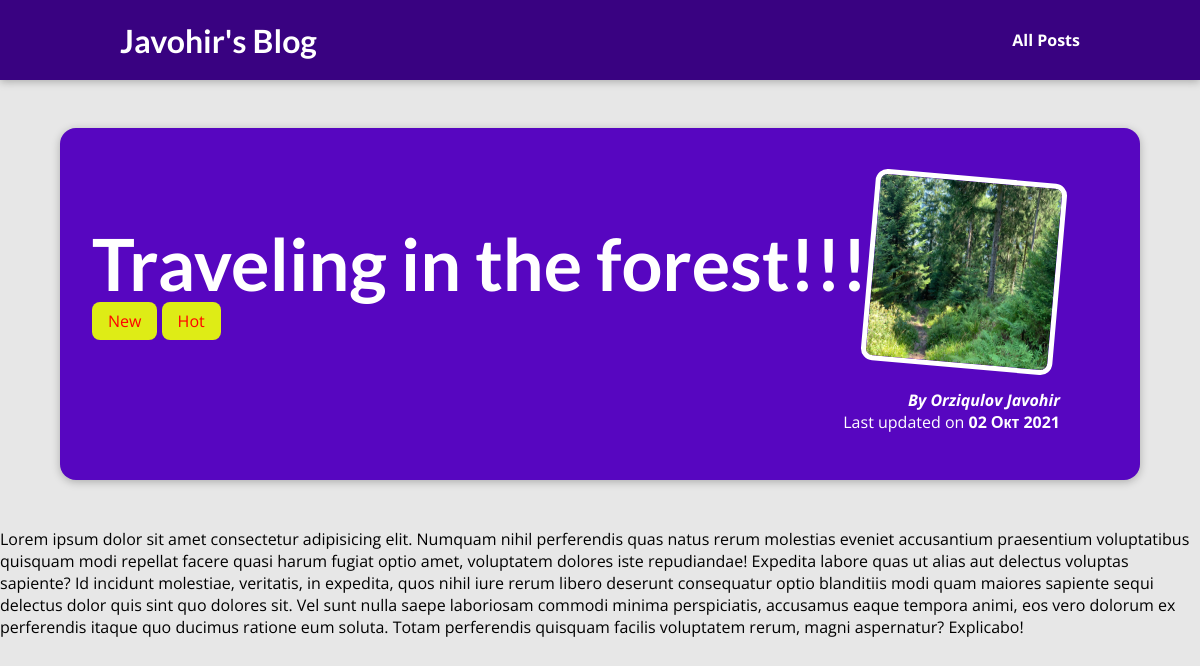
The app's page /blog/posts/traveling-in-the-forest with its own data.
### blog/models.py (models this page shows, shortened)
class Post(models.Model):
    title = models.CharField(max_length=50)
    excerpt = models.CharField(max_length=100)
    image = models.CharField(max_length=50, null=True)
    date = models.DateField(auto_now=True)
    author = models.ForeignKey(Author, on_delete=models.SET_NULL,  null=True, blank=True, related_name='posts')
    slug = models.SlugField(unique=True, db_index=True, null=True)
    content = models.TextField(validators=[MinLengthValidator(10), MaxLengthValidator(800)], null=True)
    caption = models.ManyToManyField(Tag)

class Tag(models.Model):
    caption = models.CharField(max_length=20)

class Author(models.Model):
    first_name = models.CharField(max_length=50)
    last_name = models.CharField(max_length=50)
    e_mail = models.EmailField(max_length=254)
    def __str__(self):
        return f"{self.first_name} {self.last_name} "

### blog/views.py (the view)
# urls.py: path("posts/<slug:slug>", views.post_detail, name="post-detail-page"),
def post_detail(request, slug):
    identified_post = get_object_or_404(Post, slug = slug)
    return render(request,"blog/post_detail.html", {
        'post': identified_post,
        'post_tags': identified_post.caption.all()
    })

### blog/templates/blog/post_detail.html (shortened to what this page needs)
{% extends 'base.html' %}
{% load static %}
{% block css_files %}
    <link rel="stylesheet" href="{% static 'blog/post_detail.css' %}"/>
    <section id="summary">
    <h2>{{post.title}}</h2>
    <div>
        {% for tag in post_tags%}
        <span class = 'tag'>{{tag.caption}}</span>
        {% endfor %}
    </div>
    <article>
        <img src="{% static 'blog/images/'|add:post.image %}" alt="{{post.title}}">
        <address>By <a href="mailto:{{post.author.e_mail}}">{{post.author}}</a>    </address>
        <div>
            Last updated on <time>{{post.date|date:"d M Y"}}<time>
        </div>
    </article>
    </section>
    <main>
        {{post.content| linebreaks}}
    </main>
{% endblock  %}

### templates/base.html (shortened to what this page needs)
{% load static %}
<!DOCTYPE html>
<html lang="en">
<head>
    <link rel="stylesheet" href=" {% static 'app.css' %}" >
    {% block css_files %}{% endblock  %}
</head>
<body>
    <header id="main-navigation">
        <h1> <a href="{% url 'starting-page' %}">Javohir's Blog</a> </h1>
        <nav>
            <a href="{% url 'posts-page' %}">All Posts</a>
        </nav>
    </header>
</body>
</html>

### static/app.css (style rules this page uses)
* { box-sizing: border-box; }
html { font-family: 'Open Sans', 'Lato', sans-serif; }
body { margin: 0; }
h1, h2, h3 { font-family: 'Lato', sans-serif; font-weight: bold; }
#main-navigation { width: 100%; height: 5rem; display: flex; justify-content: space-between; align-items: center; padding: 0 10%; position: absolute; top: 0; left: 0; }
#main-navigation a { text-decoration: none; color: white; font-weight: bold; }

### blog/static/blog/post_detail.css (style rules this page uses)
body { background-color: #e7e7e7; }
#main-navigation { background-color: #390281; box-shadow: 0 2px 8px rgba(0, 0, 0, 0.25); }
#summary { margin: 8rem auto 3rem auto; padding: 2rem; width: 90%; max-width: 90rem; border-radius: 16px; background-color: #5706c0; position: relative; box-shadow: 0 2px 8px rgba(0, 0, 0, 0.25); height: 22rem; }
#summary h2 { color: white; font-size: 4.5rem; margin-bottom: 0.25rem; }
#summary article { position: absolute; top: 2rem; right: 3rem; padding: 1rem 2rem; border-radius: 12px; text-align: right; color: white; }
#summary article img { width: 12rem; height: 12rem; border-radius: 12px; transform: rotateZ(5deg); border: 5px solid white; margin-bottom: 1rem; }
#summary address { font-weight: bold; }
#summary a { color: white; text-decoration: none; }
#summary time { font-weight: bold; }
.tag { background-color: rgb(222, 236, 22); color: red; padding: 0.5rem 1rem; border-radius: 8px; }

### records on screen
Post: title "Traveling in the forest!!!", image (picture), author "Orziqulov Javohir", date "02 Окт 2021", content "Lorem ipsum dolor sit amet consectetur adipisicing elit. Numquam nihil perferendis quas natus rerum molestias eveniet accusantium praesentium voluptatibus quisquam modi repellat facere quasi harum fugiat optio amet, voluptatem dolores iste repudiandae! Expedita labore quas ut alias aut delectus voluptas sapiente? Id incidunt molestiae, veritatis, in expedita, quos nihil iure rerum libero deserunt consequatur optio blanditiis modi quam maiores sapiente sequi delectus dolor quis sint quo dolores sit. Vel sunt nulla saepe laboriosam commodi minima perspiciatis, accusamus eaque tempora animi, eos vero dolorum ex perferendis itaque quo ducimus ratione eum soluta. Totam perferendis quisquam…"
Tag: caption "New"
Tag: caption "Hot"
